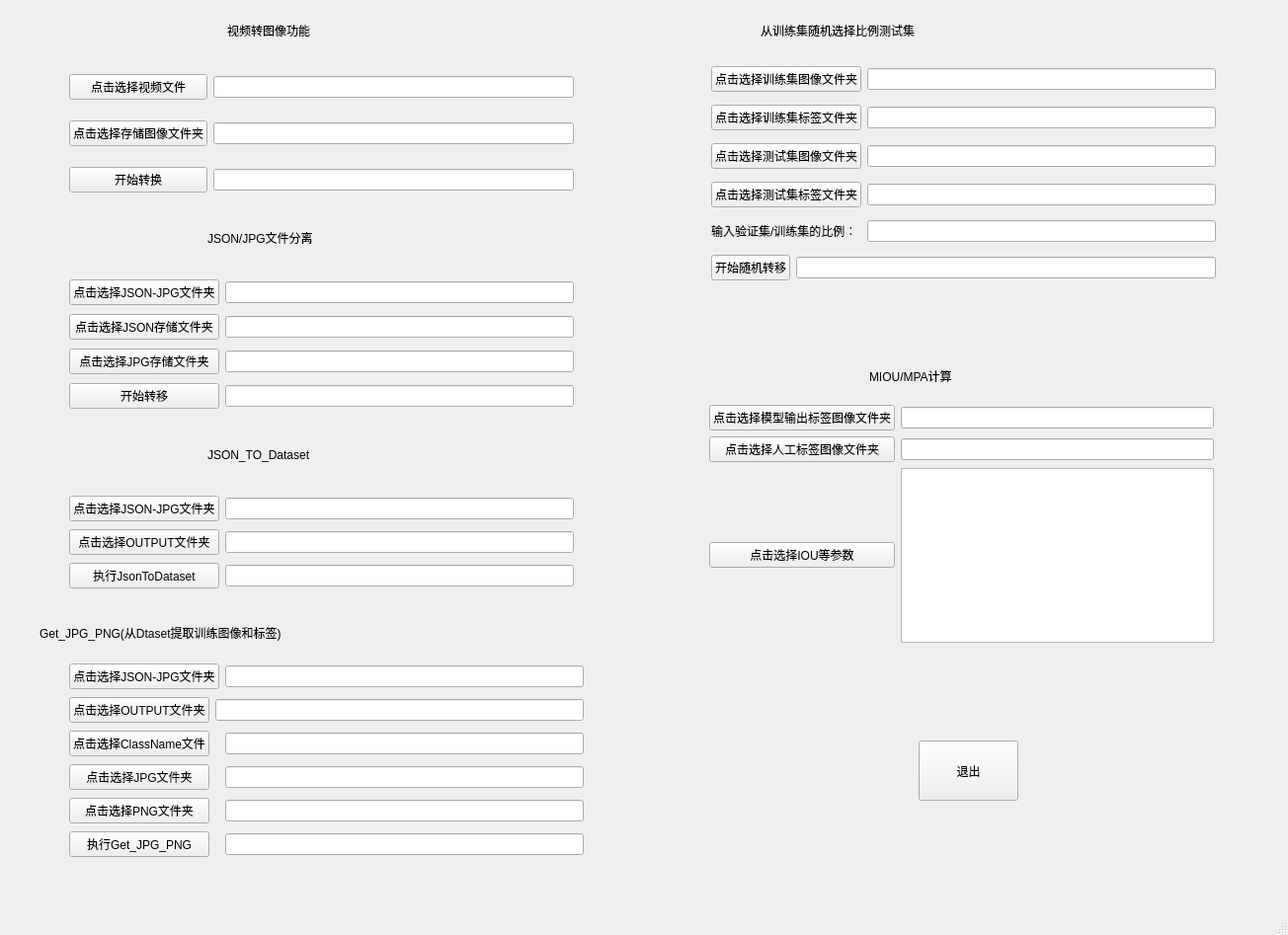
<?xml version="1.0" encoding="UTF-8"?>
<ui version="4.0">
 <class>MainWindow</class>
 <widget class="QMainWindow" name="MainWindow">
  <property name="geometry">
   <rect>
    <x>0</x>
    <y>0</y>
    <width>1304</width>
    <height>947</height>
   </rect>
  </property>
  <property name="windowTitle">
   <string>MainWindow</string>
  </property>
  <widget class="QWidget" name="centralwidget">
   <widget class="QPushButton" name="exit_button">
    <property name="geometry">
     <rect>
      <x>930</x>
      <y>750</y>
      <width>101</width>
      <height>61</height>
     </rect>
    </property>
    <property name="text">
     <string>退出</string>
    </property>
   </widget>
   <widget class="QLabel" name="label_2">
    <property name="geometry">
     <rect>
      <x>230</x>
      <y>0</y>
      <width>231</width>
      <height>61</height>
     </rect>
    </property>
    <property name="styleSheet">
     <string notr="true">font: 18pt &quot;AcadEref&quot;;</string>
    </property>
    <property name="text">
     <string>视频转图像功能</string>
    </property>
   </widget>
   <widget class="QLabel" name="label_3">
    <property name="geometry">
     <rect>
      <x>210</x>
      <y>210</y>
      <width>261</width>
      <height>61</height>
     </rect>
    </property>
    <property name="styleSheet">
     <string notr="true">font: 18pt &quot;Times New Roman&quot;;</string>
    </property>
    <property name="text">
     <string>JSON/JPG文件分离</string>
    </property>
   </widget>
   <widget class="QLabel" name="label_4">
    <property name="geometry">
     <rect>
      <x>770</x>
      <y>0</y>
      <width>391</width>
      <height>61</height>
     </rect>
    </property>
    <property name="styleSheet">
     <string notr="true">font: 18pt &quot;AcadEref&quot;;</string>
    </property>
    <property name="text">
     <string>从训练集随机选择比例测试集</string>
    </property>
   </widget>
   <widget class="QLabel" name="label_5">
    <property name="geometry">
     <rect>
      <x>880</x>
      <y>350</y>
      <width>221</width>
      <height>61</height>
     </rect>
    </property>
    <property name="styleSheet">
     <string notr="true">font: 18pt &quot;Times New Roman&quot;;</string>
    </property>
    <property name="text">
     <string>MIOU/MPA计算</string>
    </property>
   </widget>
   <widget class="QLabel" name="label_6">
    <property name="geometry">
     <rect>
      <x>210</x>
      <y>430</y>
      <width>261</width>
      <height>61</height>
     </rect>
    </property>
    <property name="styleSheet">
     <string notr="true">font: 18pt &quot;Times New Roman&quot;;</string>
    </property>
    <property name="text">
     <string>JSON_TO_Dataset</string>
    </property>
   </widget>
   <widget class="QLabel" name="label_7">
    <property name="geometry">
     <rect>
      <x>40</x>
      <y>610</y>
      <width>601</width>
      <height>61</height>
     </rect>
    </property>
    <property name="styleSheet">
     <string notr="true">font: 18pt &quot;Times New Roman&quot;;</string>
    </property>
    <property name="text">
     <string>Get_JPG_PNG(从Dtaset提取训练图像和标签)</string>
    </property>
   </widget>
   <widget class="QWidget" name="layoutWidget">
    <property name="geometry">
     <rect>
      <x>718</x>
      <y>410</y>
      <width>511</width>
      <height>241</height>
     </rect>
    </property>
    <layout class="QGridLayout" name="gridLayout_4">
     <item row="0" column="0">
      <widget class="QPushButton" name="sel_model_label">
       <property name="text">
        <string>点击选择模型输出标签图像文件夹</string>
       </property>
      </widget>
     </item>
     <item row="0" column="1">
      <widget class="QLineEdit" name="lineEdit_modellabel">
       <property name="text">
        <string/>
       </property>
      </widget>
     </item>
     <item row="1" column="0">
      <widget class="QPushButton" name="sel_handle_label">
       <property name="text">
        <string>点击选择人工标签图像文件夹</string>
       </property>
      </widget>
     </item>
     <item row="1" column="1">
      <widget class="QLineEdit" name="lineEdit_handlelabel">
       <property name="text">
        <string/>
       </property>
      </widget>
     </item>
     <item row="2" column="0">
      <widget class="QPushButton" name="compute_iou">
       <property name="text">
        <string>点击选择IOU等参数</string>
       </property>
      </widget>
     </item>
     <item row="2" column="1">
      <widget class="QTextEdit" name="textEdit_iou"/>
     </item>
    </layout>
   </widget>
   <widget class="QWidget" name="layoutWidget">
    <property name="geometry">
     <rect>
      <x>70</x>
      <y>280</y>
      <width>511</width>
      <height>141</height>
     </rect>
    </property>
    <layout class="QGridLayout" name="gridLayout_2">
     <item row="0" column="0">
      <widget class="QPushButton" name="sel_jsonjpg_file">
       <property name="text">
        <string>点击选择JSON-JPG文件夹</string>
       </property>
      </widget>
     </item>
     <item row="0" column="1">
      <widget class="QLineEdit" name="lineEdit_jsonjpg"/>
     </item>
     <item row="1" column="0">
      <widget class="QPushButton" name="sel_jsonsave_file">
       <property name="text">
        <string>点击选择JSON存储文件夹</string>
       </property>
      </widget>
     </item>
     <item row="1" column="1">
      <widget class="QLineEdit" name="lineEdit_json"/>
     </item>
     <item row="2" column="0">
      <widget class="QPushButton" name="sel_jpgsave_file">
       <property name="text">
        <string>点击选择JPG存储文件夹</string>
       </property>
      </widget>
     </item>
     <item row="2" column="1">
      <widget class="QLineEdit" name="lineEdit_jpg"/>
     </item>
     <item row="3" column="0">
      <widget class="QPushButton" name="json_jpg_change">
       <property name="text">
        <string>开始转移</string>
       </property>
      </widget>
     </item>
     <item row="3" column="1">
      <widget class="QLineEdit" name="lineEdit_jsonjpg_change"/>
     </item>
    </layout>
   </widget>
   <widget class="QWidget" name="layoutWidget">
    <property name="geometry">
     <rect>
      <x>70</x>
      <y>60</y>
      <width>511</width>
      <height>151</height>
     </rect>
    </property>
    <layout class="QGridLayout" name="gridLayout">
     <item row="0" column="0">
      <widget class="QPushButton" name="sel_video_file">
       <property name="text">
        <string>点击选择视频文件</string>
       </property>
      </widget>
     </item>
     <item row="0" column="1">
      <widget class="QLineEdit" name="lineEdit_video"/>
     </item>
     <item row="1" column="0">
      <widget class="QPushButton" name="sel_savepic_file">
       <property name="text">
        <string>点击选择存储图像文件夹</string>
       </property>
      </widget>
     </item>
     <item row="1" column="1">
      <widget class="QLineEdit" name="lineEdit_image"/>
     </item>
     <item row="2" column="0">
      <widget class="QPushButton" name="video_pic_change">
       <property name="text">
        <string>开始转换</string>
       </property>
      </widget>
     </item>
     <item row="2" column="1">
      <widget class="QLineEdit" name="lineEdit_videopic_change"/>
     </item>
    </layout>
   </widget>
   <widget class="QWidget" name="layoutWidget">
    <property name="geometry">
     <rect>
      <x>720</x>
      <y>60</y>
      <width>511</width>
      <height>232</height>
     </rect>
    </property>
    <layout class="QGridLayout" name="gridLayout_3">
     <item row="4" column="2">
      <widget class="QLineEdit" name="lineEdit_valtrain">
       <property name="text">
        <string/>
       </property>
      </widget>
     </item>
     <item row="5" column="0">
      <widget class="QPushButton" name="train_val_change">
       <property name="text">
        <string>开始随机转移</string>
       </property>
      </widget>
     </item>
     <item row="0" column="2">
      <widget class="QLineEdit" name="lineEdit_trainimage"/>
     </item>
     <item row="3" column="0" colspan="2">
      <widget class="QPushButton" name="sel_vallabel_file">
       <property name="text">
        <string>点击选择测试集标签文件夹</string>
       </property>
      </widget>
     </item>
     <item row="4" column="0" colspan="2">
      <widget class="QLabel" name="label">
       <property name="text">
        <string>输入验证集/训练集的比例：</string>
       </property>
      </widget>
     </item>
     <item row="2" column="2">
      <widget class="QLineEdit" name="lineEdit_valimage"/>
     </item>
     <item row="1" column="0" colspan="2">
      <widget class="QPushButton" name="sel_trainlabel_file">
       <property name="text">
        <string>点击选择训练集标签文件夹</string>
       </property>
      </widget>
     </item>
     <item row="0" column="0" colspan="2">
      <widget class="QPushButton" name="sel_trainimage_file">
       <property name="text">
        <string>点击选择训练集图像文件夹</string>
       </property>
      </widget>
     </item>
     <item row="2" column="0" colspan="2">
      <widget class="QPushButton" name="sel_valimage_file">
       <property name="text">
        <string>点击选择测试集图像文件夹</string>
       </property>
      </widget>
     </item>
     <item row="5" column="1" colspan="2">
      <widget class="QLineEdit" name="lineEdit_trainval_change"/>
     </item>
     <item row="1" column="2">
      <widget class="QLineEdit" name="lineEdit_trainlabel"/>
     </item>
     <item row="3" column="2">
      <widget class="QLineEdit" name="lineEdit_vallabel"/>
     </item>
    </layout>
   </widget>
   <widget class="QWidget" name="layoutWidget">
    <property name="geometry">
     <rect>
      <x>70</x>
      <y>500</y>
      <width>511</width>
      <height>101</height>
     </rect>
    </property>
    <layout class="QGridLayout" name="gridLayout_5">
     <item row="0" column="0">
      <widget class="QPushButton" name="sel_Jsonjpg">
       <property name="text">
        <string>点击选择JSON-JPG文件夹</string>
       </property>
      </widget>
     </item>
     <item row="0" column="1">
      <widget class="QLineEdit" name="lineEdit_Jsonjpg"/>
     </item>
     <item row="1" column="0">
      <widget class="QPushButton" name="sel_output">
       <property name="text">
        <string>点击选择OUTPUT文件夹</string>
       </property>
      </widget>
     </item>
     <item row="1" column="1">
      <widget class="QLineEdit" name="lineEdit_output">
       <property name="text">
        <string/>
       </property>
      </widget>
     </item>
     <item row="2" column="0">
      <widget class="QPushButton" name="Do_jsontodataset">
       <property name="text">
        <string>执行JsonToDataset</string>
       </property>
      </widget>
     </item>
     <item row="2" column="1">
      <widget class="QLineEdit" name="lineEdit_do_jsontodataset"/>
     </item>
    </layout>
   </widget>
   <widget class="QWidget" name="layoutWidget">
    <property name="geometry">
     <rect>
      <x>70</x>
      <y>670</y>
      <width>521</width>
      <height>205</height>
     </rect>
    </property>
    <layout class="QGridLayout" name="gridLayout_6">
     <item row="0" column="0" colspan="2">
      <widget class="QPushButton" name="sel_Jsonjpg_2">
       <property name="text">
        <string>点击选择JSON-JPG文件夹</string>
       </property>
      </widget>
     </item>
     <item row="0" column="2">
      <widget class="QLineEdit" name="lineEdit_Jsonjpg_2"/>
     </item>
     <item row="1" column="0">
      <widget class="QPushButton" name="sel_Output_file">
       <property name="text">
        <string>点击选择OUTPUT文件夹</string>
       </property>
      </widget>
     </item>
     <item row="1" column="1" colspan="2">
      <widget class="QLineEdit" name="lineEdit_Jsonjpg_7">
       <property name="text">
        <string/>
       </property>
      </widget>
     </item>
     <item row="2" column="0">
      <widget class="QPushButton" name="sel_Classname_file">
       <property name="text">
        <string>点击选择ClassName文件</string>
       </property>
      </widget>
     </item>
     <item row="2" column="2">
      <widget class="QLineEdit" name="lineEdit_Jsonjpg_3"/>
     </item>
     <item row="3" column="0">
      <widget class="QPushButton" name="sel_JPG_file">
       <property name="text">
        <string>点击选择JPG文件夹</string>
       </property>
      </widget>
     </item>
     <item row="3" column="2">
      <widget class="QLineEdit" name="lineEdit_Jsonjpg_4"/>
     </item>
     <item row="4" column="0">
      <widget class="QPushButton" name="sel_PNG_file">
       <property name="text">
        <string>点击选择PNG文件夹</string>
       </property>
      </widget>
     </item>
     <item row="4" column="2">
      <widget class="QLineEdit" name="lineEdit_Jsonjpg_5"/>
     </item>
     <item row="5" column="0">
      <widget class="QPushButton" name="do_get_jpgpng">
       <property name="text">
        <string>执行Get_JPG_PNG</string>
       </property>
      </widget>
     </item>
     <item row="5" column="2">
      <widget class="QLineEdit" name="lineEdit_Jsonjpg_6"/>
     </item>
    </layout>
   </widget>
  </widget>
  <widget class="QMenuBar" name="menubar">
   <property name="geometry">
    <rect>
     <x>0</x>
     <y>0</y>
     <width>1304</width>
     <height>26</height>
    </rect>
   </property>
  </widget>
  <widget class="QStatusBar" name="statusbar"/>
 </widget>
 <resources/>
 <connections/>
</ui>
